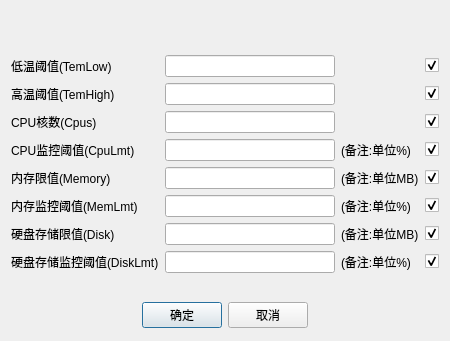
<?xml version="1.0" encoding="UTF-8"?>
<ui version="4.0">
 <class>CTcpEdgeTestCommonDlg</class>
 <widget class="QDialog" name="CTcpEdgeTestCommonDlg">
  <property name="geometry">
   <rect>
    <x>0</x>
    <y>0</y>
    <width>450</width>
    <height>341</height>
   </rect>
  </property>
  <property name="sizePolicy">
   <sizepolicy hsizetype="Expanding" vsizetype="Minimum">
    <horstretch>0</horstretch>
    <verstretch>0</verstretch>
   </sizepolicy>
  </property>
  <property name="windowTitle">
   <string>连接</string>
  </property>
  <layout class="QGridLayout" name="gridLayout">
   <property name="sizeConstraint">
    <enum>QLayout::SetMinimumSize</enum>
   </property>
   <property name="margin">
    <number>0</number>
   </property>
   <item row="11" column="0" colspan="4">
    <layout class="QHBoxLayout" name="horizontalLayout">
     <property name="margin">
      <number>11</number>
     </property>
     <item>
      <spacer name="horizontalSpacer">
       <property name="orientation">
        <enum>Qt::Horizontal</enum>
       </property>
       <property name="sizeHint" stdset="0">
        <size>
         <width>40</width>
         <height>20</height>
        </size>
       </property>
      </spacer>
     </item>
     <item>
      <widget class="QPushButton" name="btnOK">
       <property name="text">
        <string>确定</string>
       </property>
      </widget>
     </item>
     <item>
      <widget class="QPushButton" name="btnCancel">
       <property name="text">
        <string>取消</string>
       </property>
      </widget>
     </item>
     <item>
      <spacer name="horizontalSpacer_2">
       <property name="orientation">
        <enum>Qt::Horizontal</enum>
       </property>
       <property name="sizeHint" stdset="0">
        <size>
         <width>40</width>
         <height>20</height>
        </size>
       </property>
      </spacer>
     </item>
    </layout>
   </item>
   <item row="0" column="0" colspan="4">
    <layout class="QHBoxLayout" name="horizontalLayout_3">
     <item>
      <widget class="QWidget" name="title" native="true">
       <property name="minimumSize">
        <size>
         <width>0</width>
         <height>36</height>
        </size>
       </property>
       <property name="maximumSize">
        <size>
         <width>16777215</width>
         <height>36</height>
        </size>
       </property>
       <layout class="QHBoxLayout" name="horizontalLayout_4">
        <property name="margin">
         <number>0</number>
        </property>
        <item>
         <widget class="QLabel" name="titleName">
          <property name="text">
           <string/>
          </property>
         </widget>
        </item>
        <item>
         <spacer name="horizontalSpacer_3">
          <property name="orientation">
           <enum>Qt::Horizontal</enum>
          </property>
          <property name="sizeHint" stdset="0">
           <size>
            <width>255</width>
            <height>11</height>
           </size>
          </property>
         </spacer>
        </item>
       </layout>
      </widget>
     </item>
    </layout>
   </item>
   <item row="1" column="0" colspan="4">
    <layout class="QGridLayout" name="gridLayout_2">
     <property name="margin">
      <number>11</number>
     </property>
     <item row="2" column="1">
      <widget class="QLineEdit" name="_Cpus_"/>
     </item>
     <item row="2" column="3">
      <widget class="QCheckBox" name="__Cpus__">
       <property name="text">
        <string/>
       </property>
       <property name="checked">
        <bool>true</bool>
       </property>
      </widget>
     </item>
     <item row="1" column="1">
      <widget class="QLineEdit" name="_TemHigh_"/>
     </item>
     <item row="0" column="1">
      <widget class="QLineEdit" name="_TemLow_"/>
     </item>
     <item row="2" column="0">
      <widget class="QLabel" name="labelCpu">
       <property name="text">
        <string>CPU核数(Cpus)</string>
       </property>
      </widget>
     </item>
     <item row="0" column="3">
      <widget class="QCheckBox" name="__TemLow__">
       <property name="text">
        <string/>
       </property>
       <property name="checked">
        <bool>true</bool>
       </property>
      </widget>
     </item>
     <item row="1" column="3">
      <widget class="QCheckBox" name="__TemHigh__">
       <property name="text">
        <string/>
       </property>
       <property name="checked">
        <bool>true</bool>
       </property>
      </widget>
     </item>
     <item row="1" column="0">
      <widget class="QLabel" name="labelTem_2">
       <property name="text">
        <string>高温阈值(TemHigh)</string>
       </property>
      </widget>
     </item>
     <item row="3" column="0">
      <widget class="QLabel" name="labelCpu_2">
       <property name="text">
        <string>CPU监控阈值(CpuLmt)</string>
       </property>
      </widget>
     </item>
     <item row="4" column="0">
      <widget class="QLabel" name="labelMem">
       <property name="text">
        <string>内存限值(Memory)</string>
       </property>
      </widget>
     </item>
     <item row="5" column="0">
      <widget class="QLabel" name="labelMem_3">
       <property name="text">
        <string>内存监控阈值(MemLmt)</string>
       </property>
      </widget>
     </item>
     <item row="6" column="0">
      <widget class="QLabel" name="labelDisk">
       <property name="text">
        <string>硬盘存储限值(Disk)</string>
       </property>
      </widget>
     </item>
     <item row="6" column="1">
      <widget class="QLineEdit" name="_Disk_"/>
     </item>
     <item row="3" column="1">
      <widget class="QLineEdit" name="_CpuLmt_"/>
     </item>
     <item row="6" column="3">
      <widget class="QCheckBox" name="__Disk__">
       <property name="text">
        <string/>
       </property>
       <property name="checked">
        <bool>true</bool>
       </property>
      </widget>
     </item>
     <item row="5" column="1">
      <widget class="QLineEdit" name="_MemLmt_"/>
     </item>
     <item row="4" column="1">
      <widget class="QLineEdit" name="_Memory_"/>
     </item>
     <item row="3" column="3">
      <widget class="QCheckBox" name="__CpuLmt__">
       <property name="text">
        <string/>
       </property>
       <property name="checked">
        <bool>true</bool>
       </property>
      </widget>
     </item>
     <item row="4" column="3">
      <widget class="QCheckBox" name="__Memory__">
       <property name="text">
        <string/>
       </property>
       <property name="checked">
        <bool>true</bool>
       </property>
      </widget>
     </item>
     <item row="6" column="2">
      <widget class="QLabel" name="labelDisk_2">
       <property name="text">
        <string>(备注:单位MB)</string>
       </property>
      </widget>
     </item>
     <item row="5" column="2">
      <widget class="QLabel" name="labelMem_4">
       <property name="text">
        <string>(备注:单位%)</string>
       </property>
      </widget>
     </item>
     <item row="5" column="3">
      <widget class="QCheckBox" name="__MemLmt__">
       <property name="text">
        <string/>
       </property>
       <property name="checked">
        <bool>true</bool>
       </property>
      </widget>
     </item>
     <item row="4" column="2">
      <widget class="QLabel" name="labelMem_2">
       <property name="text">
        <string>(备注:单位MB)</string>
       </property>
      </widget>
     </item>
     <item row="3" column="2">
      <widget class="QLabel" name="labelCpu_3">
       <property name="text">
        <string>(备注:单位%)</string>
       </property>
      </widget>
     </item>
     <item row="0" column="0">
      <widget class="QLabel" name="labelTem">
       <property name="text">
        <string>低温阈值(TemLow)</string>
       </property>
      </widget>
     </item>
     <item row="7" column="0">
      <widget class="QLabel" name="labelDisk_3">
       <property name="text">
        <string>硬盘存储监控阈值(DiskLmt)</string>
       </property>
      </widget>
     </item>
     <item row="7" column="1">
      <widget class="QLineEdit" name="_DiskLmt_"/>
     </item>
     <item row="7" column="2">
      <widget class="QLabel" name="labelDisk_4">
       <property name="text">
        <string>(备注:单位%)</string>
       </property>
      </widget>
     </item>
     <item row="7" column="3">
      <widget class="QCheckBox" name="__DiskLmt__">
       <property name="text">
        <string/>
       </property>
       <property name="checked">
        <bool>true</bool>
       </property>
      </widget>
     </item>
    </layout>
   </item>
  </layout>
 </widget>
 <resources>
  <include location="../../../../TcpEdgeServer/TcpEdgeServer.qrc"/>
 </resources>
 <connections>
  <connection>
   <sender>btnOK</sender>
   <signal>clicked()</signal>
   <receiver>CTcpEdgeTestCommonDlg</receiver>
   <slot>accept()</slot>
   <hints>
    <hint type="sourcelabel">
     <x>351</x>
     <y>38</y>
    </hint>
    <hint type="destinationlabel">
     <x>233</x>
     <y>29</y>
    </hint>
   </hints>
  </connection>
  <connection>
   <sender>btnCancel</sender>
   <signal>clicked()</signal>
   <receiver>CTcpEdgeTestCommonDlg</receiver>
   <slot>reject()</slot>
   <hints>
    <hint type="sourcelabel">
     <x>330</x>
     <y>66</y>
    </hint>
    <hint type="destinationlabel">
     <x>197</x>
     <y>125</y>
    </hint>
   </hints>
  </connection>
 </connections>
</ui>
